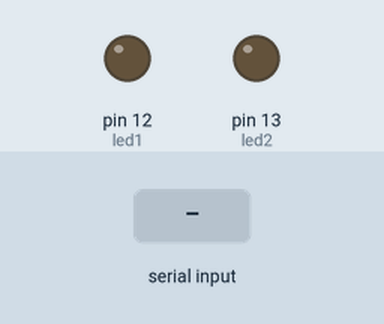
Simulated run of this sketch. Board: Arduino Uno, built with avr-gcc and run on an emulated ATmega328P. Shown: output pins drawn as LEDs (lit = HIGH). The test bench sets the inputs (shaded band).

Above: at 1.2 s.
1.3 s: "A" received over Serial
At 2.5 s:
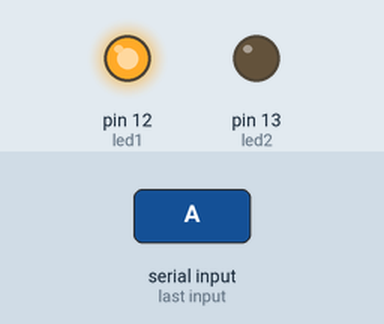
2.8 s: "C" received over Serial
At 3.7 s:
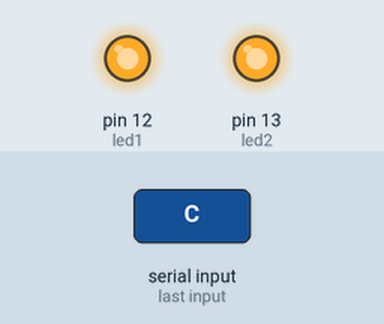
4.3 s: "B" received over Serial
At 4.8 s:
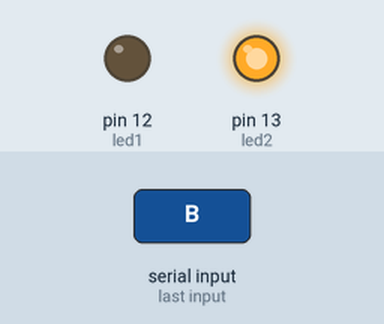
5.8 s: "D" received over Serial
At 7.2 s:
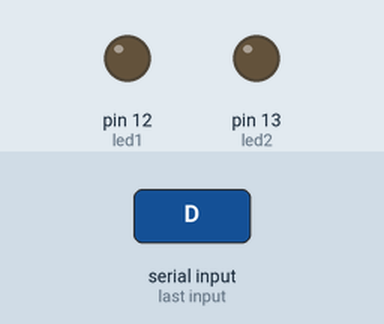
Timing chart, 0 to 8.3 s (numbered marks = the images above; inputs shaded):
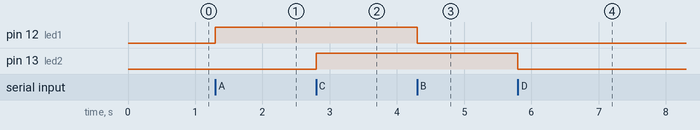

The sketch:

bloc_IV-2.ino
```cpp
int led1 = 12;
int led2 = 13;

char valor;

void setup()  {

  pinMode(led1, OUTPUT);
  pinMode(led2, OUTPUT);
  Serial.begin(9600);
}

void loop()   {

  if (Serial.available())
  {
    valor = Serial.read();

    if (valor == 'A')
    {
      digitalWrite(led1, HIGH);
    }
    if (valor == 'B')
    {
      digitalWrite(led1, LOW);
    }
    if (valor == 'C')
    {
       digitalWrite(led2, HIGH);
    }
    if (valor == 'D')
    {
      digitalWrite(led2, LOW);
    }
  }
}
```

Measured:
- after the input at 1.3 s, pin 12 (led1): LOW → HIGH at once
- after the input at 2.8 s, pin 13 (led2): LOW → HIGH at once
- after the input at 4.3 s, pin 12 (led1): HIGH → LOW at once
- after the input at 5.8 s, pin 13 (led2): HIGH → LOW at once
